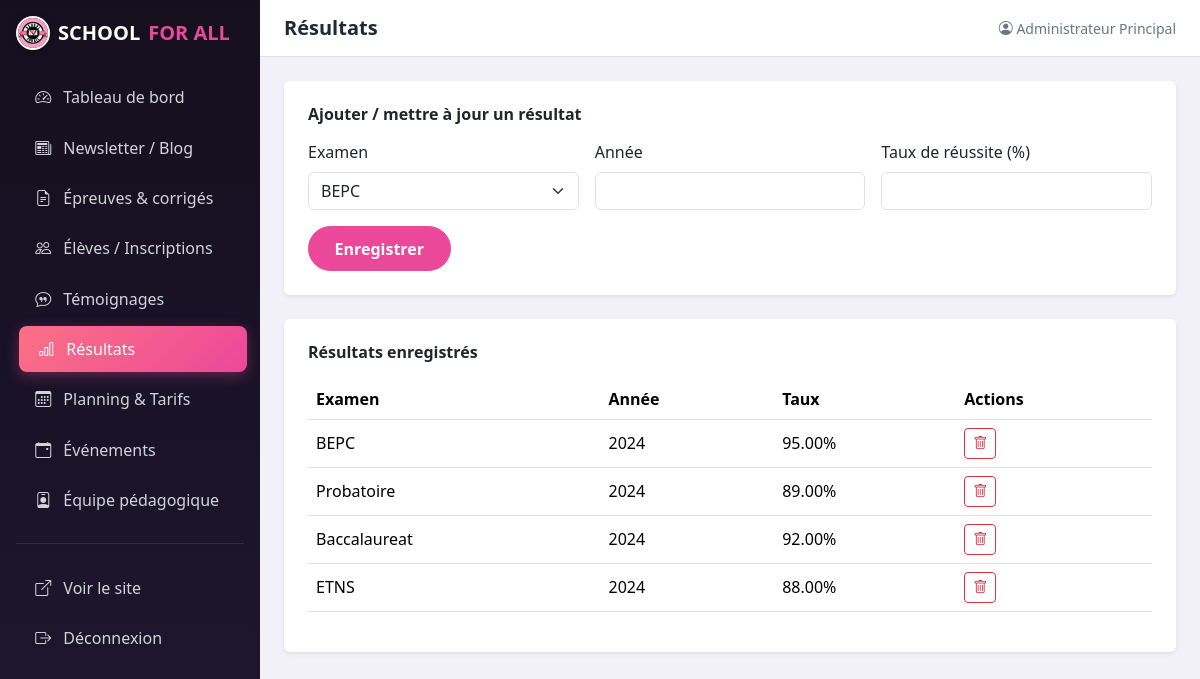
The app's page /admin/resultats.php (signed in) with its own data.
### tables this page shows
CREATE TABLE resultats (
    id             INT AUTO_INCREMENT PRIMARY KEY,
    type_examen    ENUM('BEPC','Probatoire','Baccalaureat','ETNS') NOT NULL,
    annee          YEAR NOT NULL,
    taux_reussite  DECIMAL(5,2) NOT NULL,
    UNIQUE KEY uniq_resultat (type_examen, annee)
);

### app/models/Resultat.php (called while the page is built, shortened)
<?php
class Resultat
{
    public static function tous(): array
    {
        $pdo = Database::getConnexion();
        return $pdo->query("SELECT * FROM resultats ORDER BY annee DESC, type_examen")->fetchAll();
    }
}

### admin/resultats.php (the view, shortened to what this page needs)
<?php
$resultats = Resultat::tous();
require __DIR__ . '/includes/admin-header.php';
?>
<div class="card border-0 shadow-sm p-4 mb-4">
  <h6 class="fw-bold mb-3">Ajouter / mettre à jour un résultat</h6>
  <form method="post">
    <div class="row g-3">
      <div class="col-md-4">
        <label class="form-label">Examen</label>
        <select class="form-select" name="type_examen" required>
          <option value="BEPC">BEPC</option>
        </select>
      </div>
      <div class="col-md-4">
        <label class="form-label">Année</label>
        <input type="number" class="form-control" name="annee" min="2000" max="2100" required>
      </div>
      <div class="col-md-4">
        <label class="form-label">Taux de réussite (%)</label>
        <input type="number" step="0.01" class="form-control" name="taux_reussite" min="0" max="100" required>
      </div>
      <div class="col-12">
        <button type="submit" class="btn btn-sfa-primary">Enregistrer</button>
      </div>
    </div>
  </form>
</div>
<div class="card border-0 shadow-sm p-4">
  <h6 class="fw-bold mb-3">Résultats enregistrés</h6>
  <table class="table align-middle">
    <thead><tr><th>Examen</th><th>Année</th><th>Taux</th><th>Actions</th></tr></thead>
    <tbody>
      <?php foreach ($resultats as $r): ?>
        <tr>
          <td><?= htmlspecialchars($r['type_examen']) ?></td>
          <td><?= $r['annee'] ?></td>
          <td><?= number_format($r['taux_reussite'], 2) ?>%</td>
          <td><a href="resultats.php?supprimer=<?= $r['id'] ?>" class="btn btn-sm btn-outline-danger" onclick="return confirm('Supprimer ?')"><i class="bi bi-trash"></i></a></td>
        </tr>
      <?php endforeach; ?>
    </tbody>
  </table>
</div>
<?php require __DIR__ . '/includes/admin-footer.php'; ?>

### public/assets/css/styles.css (style rules this page uses)
:root { --sfa-pink: #EC4899; --sfa-pink-dark: #831843; --sfa-pink-light: #FCE7F3; --sfa-dark: #1F2937; --sfa-grey: #6B7280; --bs-primary: var(--sfa-pink); --bs-primary-rgb: 236, 72, 153; }
body { font-family: 'Segoe UI', Roboto, Arial, sans-serif; color: var(--sfa-dark); }
a { color: var(--sfa-pink); }
.btn-sfa-primary { background-color: var(--sfa-pink); border-color: var(--sfa-pink); color: #fff; font-weight: 600; border-radius: 50px; padding: 0.6rem 1.6rem; }
:root { --sfa-grad-1: linear-gradient(135deg, #F472B6 0%, #C026D3 100%); --sfa-grad-2: linear-gradient(135deg, #FB7185 0%, #EC4899 100%); --sfa-grad-3: linear-gradient(135deg, #E879F9 0%, #831843 100%); --sfa-navy: #150F1E; --sfa-navy-light: #1E1730; }
body.sfa-admin-body { background: #F3F1F8; }

### records on screen
resultats: type_examen "BEPC", annee "2024", taux_reussite "95.00"
resultats: type_examen "Probatoire", annee "2024", taux_reussite "89.00"
resultats: type_examen "Baccalaureat", annee "2024", taux_reussite "92.00"
resultats: type_examen "ETNS", annee "2024", taux_reussite "88.00"

### other values on screen
$titrePage "Résultats"
Auth::nomAdmin() "Administrateur Principal"
